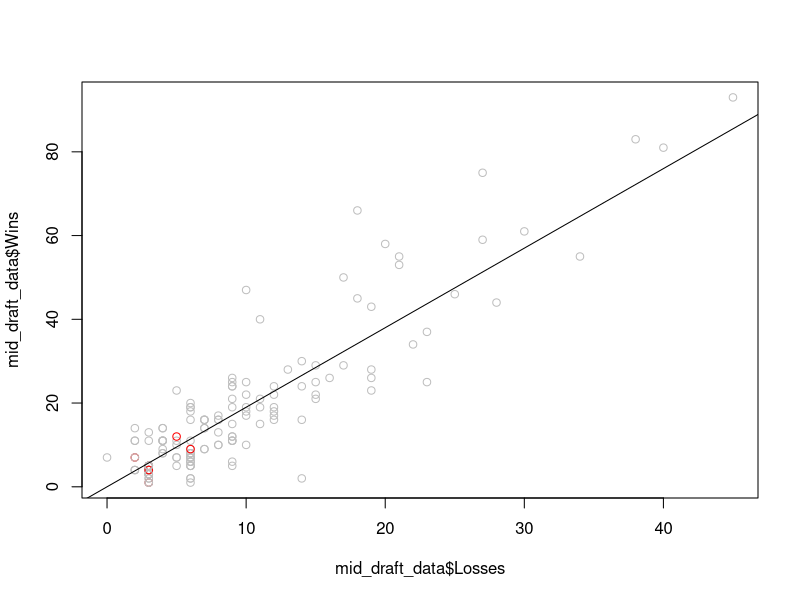
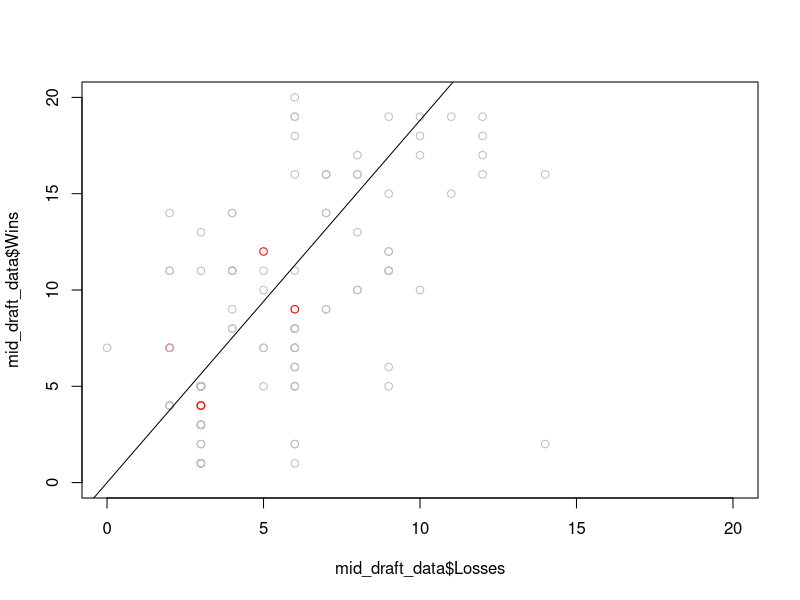
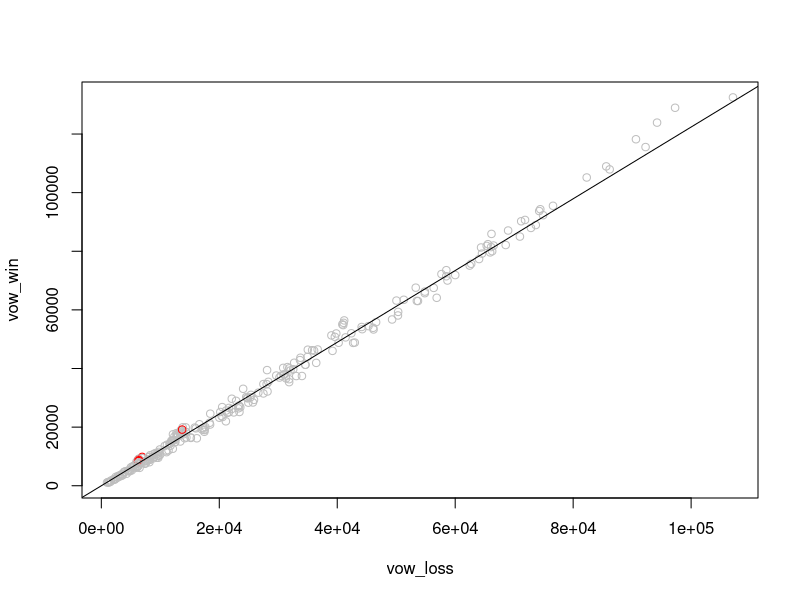
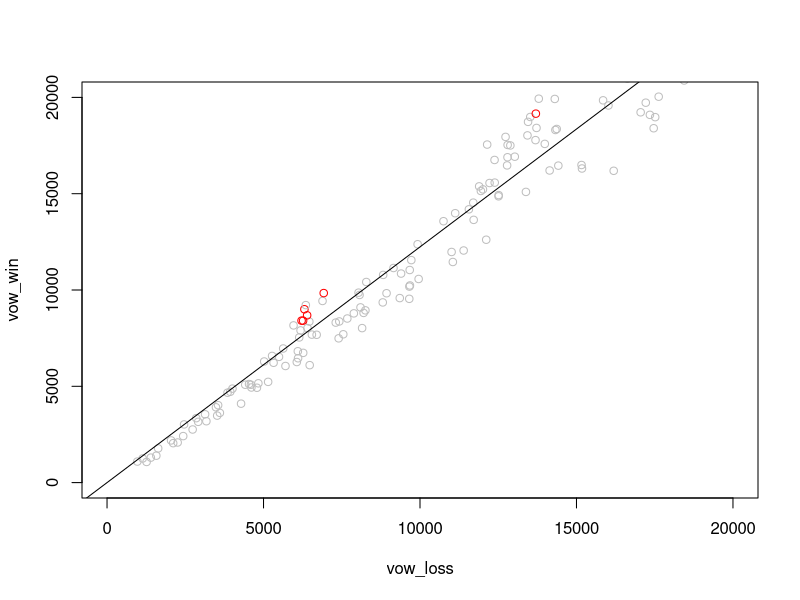
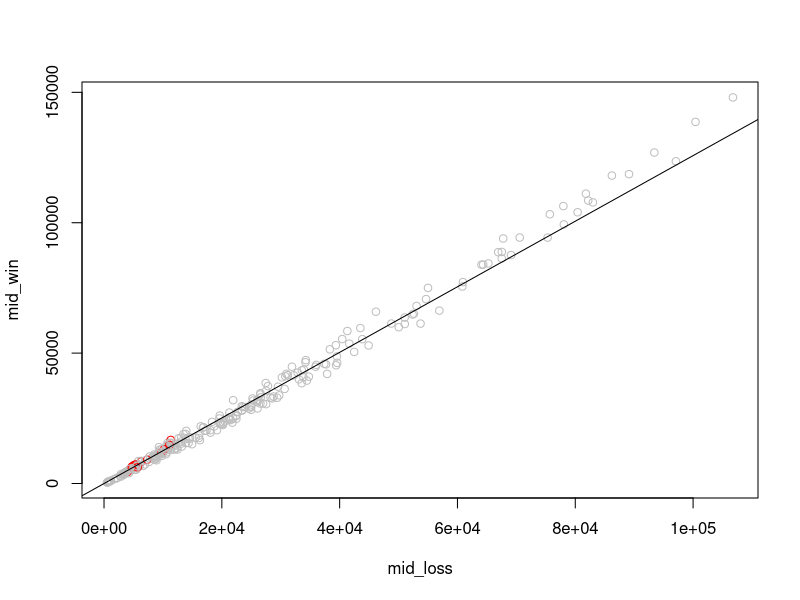
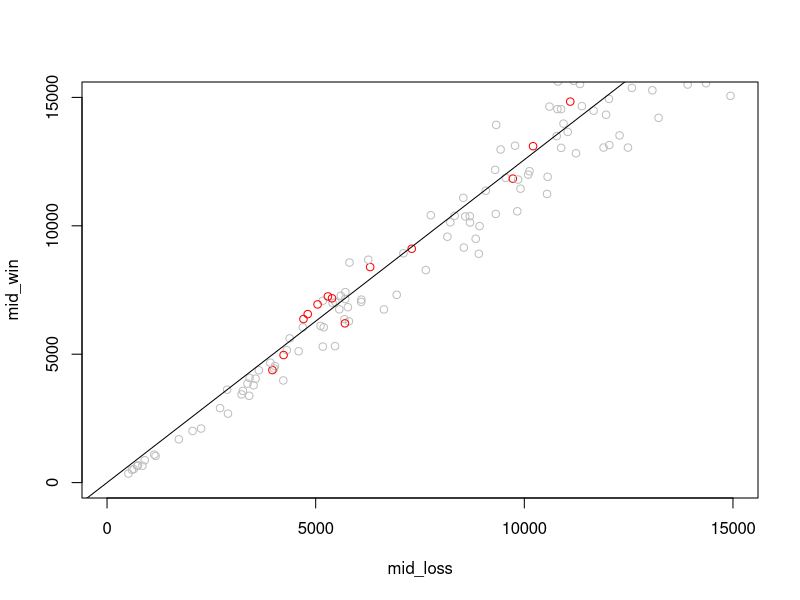
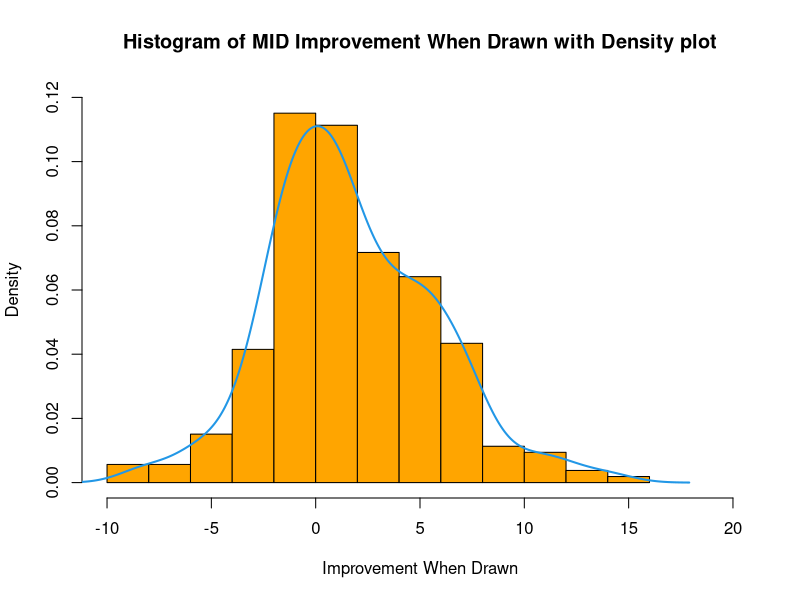
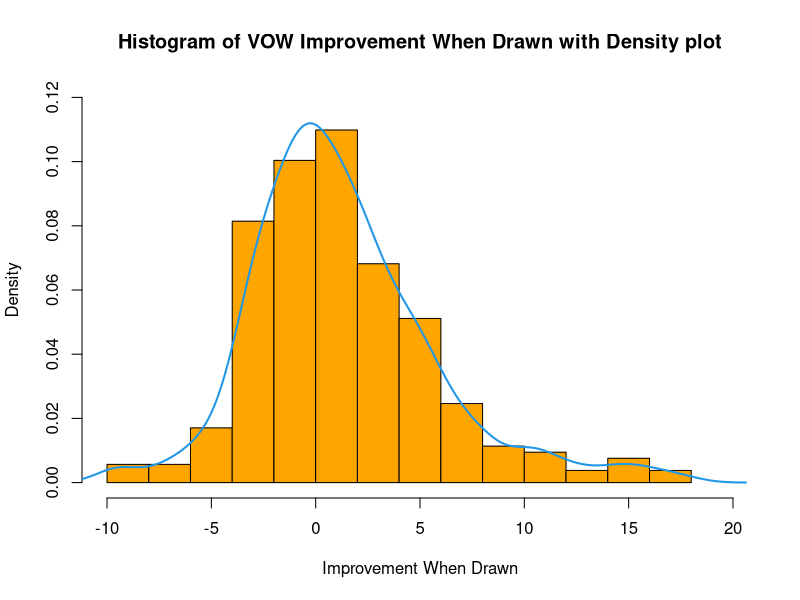

Generate these figures, in order, with R:
## ---- chunk 1
knitr::opts_chunk$set(echo = TRUE)
## ---- chunk 2
mid_data <- read.csv("mid.csv")
vow_data <- read.csv("vow.csv")

mid_draft_data <- read.csv("mid_draft.csv")
winrate_draft_data <-read.csv("win_rate.csv")



game_wins = 114
game_losses = 60

#bomb cards that were drafted

vow_bombs = c("Avabruck Caretaker", "Dreadfast Demon", "Toxrill the Corrosive", "Henrika Domnathi", "Cemetary Desecrator", "Halana and Alena Partners", "Sorin the Mirthless", "Manaform Hellkite", "Wedding Annoucement")

mid_bombs = c("The Meathhook Massacre", "Wrenn and Seven", "Tovolar's Huntmaster", "Leisa Forgotten Archangel", "Sigarda Champion of Light",
                "Consuming Blob", "Arlinn the Pack's Hope", "Burn Down the House", "Poppet Stitcher", "Tainted Adversary", "Intrepid Adversary",
                "Brutal Cathar", "Tovolar Dire Overlord", "Sunstreak Phoenix", "Florian Voldaren Scion", "Moonveil Regen", "Augur of Autumn")


## ---- chunk 3

#hist(neo_data$OH.WR, freq = F, col=rgb(0,0,1,alpha=0.2))
#hist(mid_data$OH.WR, freq = F, col=rgb(0,1,0,alpha=0.2), add = T)
#hist(vow_data$OH.WR, freq = F, col=rgb(1,0,0,alpha=0.2), add = T)
## ---- chunk 4
#c(neo_data$Name[which.max(neo_data$GP.WR)], mid_data$Name[which.max(mid_data$GP.WR)], vow_data$Name[which.max(vow_data$GP.WR)])
## ---- chunk 5

total_played = sum(mid_draft_data$Wins) + sum(mid_draft_data$Losses)
num_wins = sum(mid_draft_data$Wins)
num_loss = sum(sum(mid_draft_data$Losses))

plot(x = mid_draft_data$Losses, y = mid_draft_data$Wins, col=ifelse(mid_draft_data$Card %in% mid_bombs, 'red', 'grey'), type = "p")  #plot the wins over the losses
abline(a = 0, b = game_wins/game_losses)                              #add a line with the slope of our wins over losses to see how are data                                                                          #compare
lim = c(0,20)

plot(mid_draft_data$Losses, mid_draft_data$Wins, xlim = lim, ylim = lim, col=ifelse(mid_draft_data$Card %in% mid_bombs, 'red', 'grey'), type = 'p')
abline(a = 0, b = sum(mid_draft_data$Wins, na.rm = T)/sum(mid_draft_data$Losses, na.rm = T))
## ---- chunk 6

vow_win = c(vow_data$GP.WR/100 * vow_data$X..GP)
vow_loss = c(vow_data$X..GP - vow_win)

plot(vow_loss, vow_win, col=ifelse(vow_data$Name %in% vow_bombs, 'red', 'grey'), type = 'p')
abline(a = 0, b = sum(vow_win, na.rm = T)/sum(vow_loss, na.rm = T))

lim = c(0,20000)

plot(vow_loss, vow_win, xlim = lim, ylim = lim, col=ifelse(vow_data$Name %in% vow_bombs, 'red', 'grey'), type = 'p')
abline(a = 0, b = sum(vow_win, na.rm = T)/sum(vow_loss, na.rm = T))
## ---- chunk 7

mid_win = c(mid_data$GP.WR/100 * mid_data$X..GP)
mid_loss = c(mid_data$X..GP - mid_win)

plot(mid_loss, mid_win, col=ifelse(mid_data$Name %in% mid_bombs, 'red', 'grey'), type = 'p')
abline(a = 0, b = sum(mid_win, na.rm = T)/sum(mid_loss, na.rm = T))

lim = c(0,15000)

plot(mid_loss, mid_win, xlim = lim, ylim = lim, col=ifelse(mid_data$Name %in% mid_bombs, 'red', 'grey'), type = 'p')
abline(a = 0, b = sum(mid_win, na.rm = T)/sum(mid_loss, na.rm = T))

#mid_data$Name[which.min(mid_bombs %in% mid_data$Name)] # trying to get lowest performing bombs
## ---- chunk 8
mid_density <- mid_data$IWD
mid_density <- na.omit(mid_density)

hist(mid_data$IWD, breaks = 10, col = "orange", main = "Histogram of MID Improvement When Drawn with Density plot", xlim = c(-10,20), ylim = c(0,0.12), xlab = "Improvement When Drawn", prob = TRUE)
lines(density(mid_density), col = 4, lwd = 2)

vow_density <- vow_data$IWD
vow_density <- na.omit(vow_density)

hist(vow_data$IWD, breaks = 10, col = "orange", main = "Histogram of VOW Improvement When Drawn with Density plot", xlim = c(-10,20), ylim = c(0,0.12), xlab = "Improvement When Drawn", prob = TRUE)
lines(density(vow_density), col = 4, lwd = 2)
## ---- chunk 9
vow_boxplot <- boxplot(vow_data$IWD, main = "VOW Data Boxplot", ylab = "Improvement When Drawn")

vow_outliers <- vow_data[vow_data$IWD %in% vow_boxplot$out,]

vow_outliers_names <- vow_outliers$Name
vow_outliers_names

number_of_vow_outliers <- length(vow_outliers_names)
number_of_vow_outliers

number_of_vow_cards <- length(vow_data$Name)

percent_of_vow_outliers <- number_of_vow_outliers / number_of_vow_cards
percent_of_vow_outliers
## ---- chunk 10
mid_boxplot <- boxplot(mid_data$IWD, main = "MID Data Boxplot", ylab = "Improvement When Drawn")

mid_outliers <- mid_data[mid_data$IWD %in% mid_boxplot$out,]

mid_outliers_names <- mid_outliers$Name
mid_outliers_names

number_of_mid_outliers <- length(mid_outliers_names)
number_of_mid_outliers

number_of_mid_cards <- length(mid_data$Name)

percent_of_mid_outliers <- number_of_mid_outliers / number_of_mid_cards
percent_of_mid_outliers

## ---- chunk 11
mid_draft_win_rate <- c()

for(i in mid_draft_data) {
  mid_draft_win_rate <- ((mid_draft_data$Wins / (mid_draft_data$Wins + mid_draft_data$Losses))) * 100
}

t.test(x = mid_data$GP.WR, y = mid_draft_win_rate, conf.level = .995)

